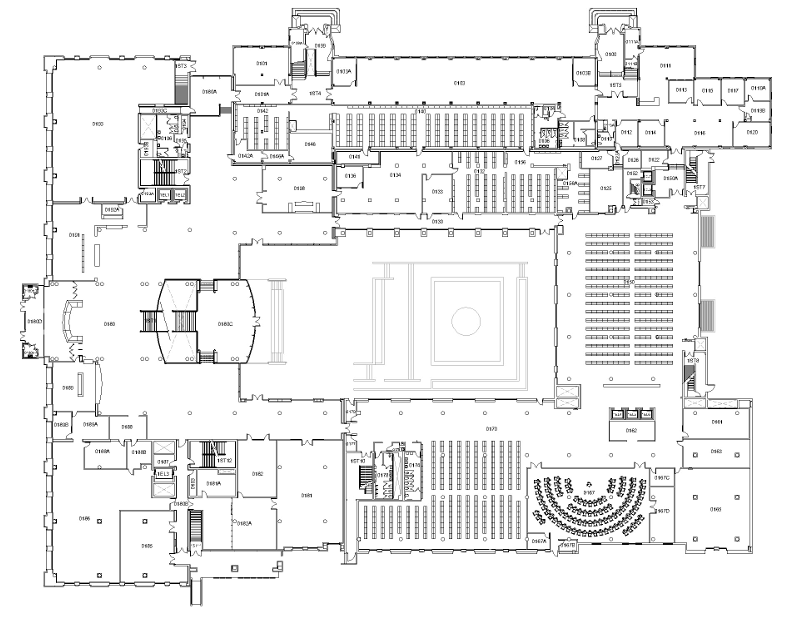
#> input picture code/Floor Plans/Maybe_Delete/Simple Lib.png, 793 x 617 px
$ python merge.py
#> lines starting #> are read from the running program, lines starting #| are printed output that depends on the picture; after the words box and inside, x2 and y2 are one past the last pixel; in counts of white or black regions, pixels touching at a corner belong together
import cv2
import numpy as np
import random
from collections import deque

# Load the image
image = cv2.imread('Simple Lib.png')
#> image is the input picture: shape (617, 793, 3); min 0, max 255, mean 238.7

# Check if the image is loaded properly
if image is None:
    print("Failed to load the image. Check the file path.")
else:
    gray = cv2.cvtColor(image, cv2.COLOR_BGR2GRAY)
    blurred = cv2.GaussianBlur(gray, (5, 5), 0)
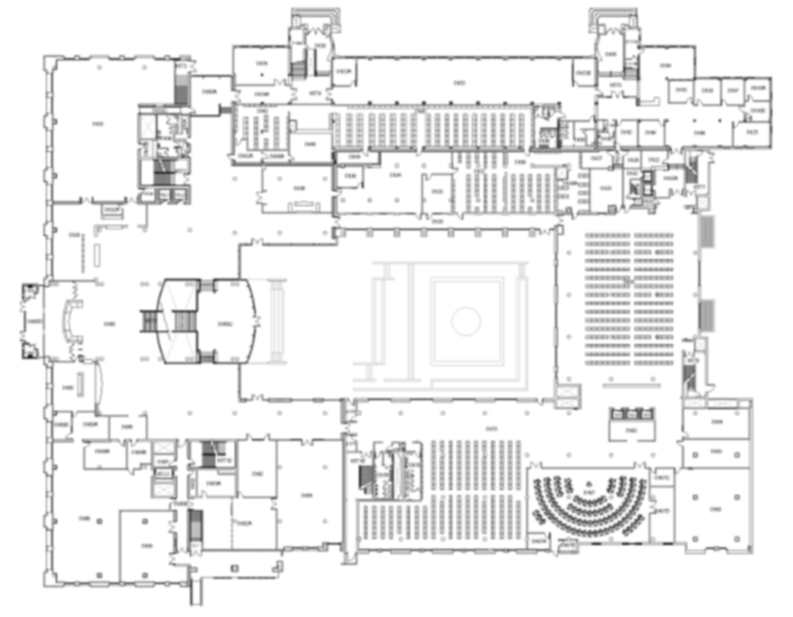
#> blurred: shape (617, 793); min 30, max 255, mean 238.7
    edges = cv2.Canny(blurred, 50, 150)
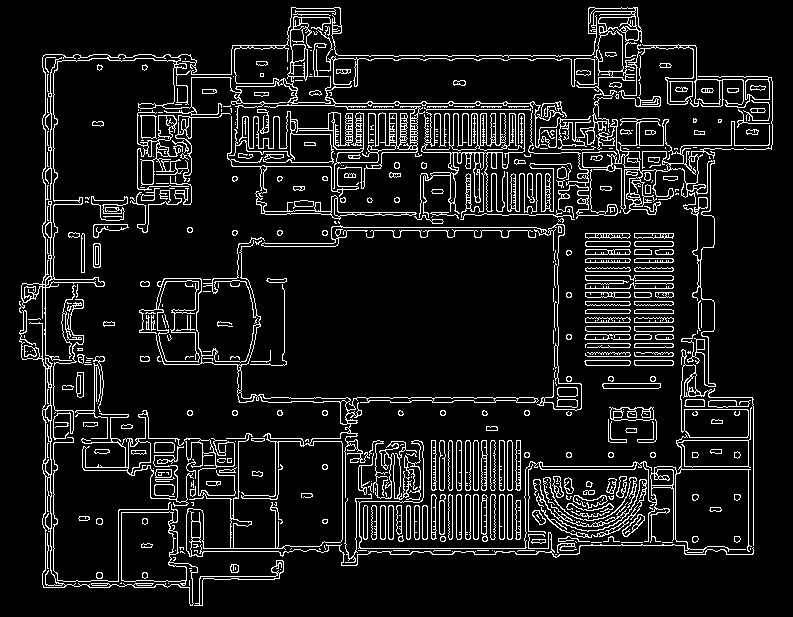
#> edges: shape (617, 793); 9.8% white in thin lines or dots

    # Initialize Line Segment Detector
    lsd = cv2.createLineSegmentDetector(0)

    # Detect lines in the image
    lines = lsd.detect(edges)[0]
#> lines = 1455 rows, first 6: [520.9, 488.1, 520.9, 440.6], [388.1, 113.1, 388.1, 143.1], [515.6, 208.1, 515.6, 174.4], [45.95, 353.1, 45.98, 289.4], [585.6, 254.7, 628.1, 254.6], [399.2, 113.1, 399.1, 144.4]

    # Create a binary matrix based on the detected lines
    matrix = np.zeros_like(gray)
    for line in lines:
        x1, y1, x2, y2 = map(int, line[0])
        cv2.line(matrix, (x1, y1), (x2, y2), 1, 2)
#> this loop made 1455 passes
#> (line, x1, y1, x2, y2) on passes 1 to 3: ([[520.9, 488.1, 520.9, 440.6]], 520, 488, 520, 440), ([[388.1, 113.1, 388.1, 143.1]], 388, 113, 388, 143), ([[515.6, 208.1, 515.6, 174.4]], 515, 208, 515, 174)
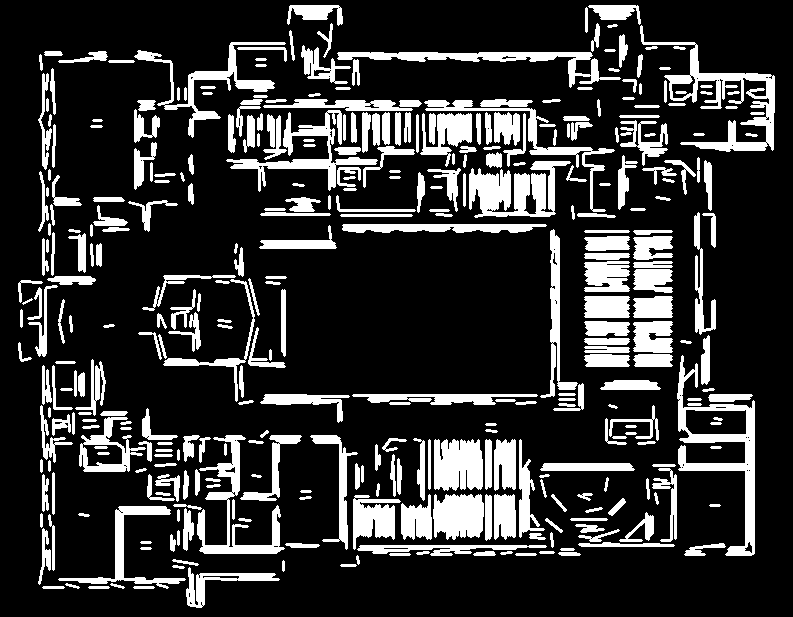
#> matrix: shape (617, 793); values 0 (black) and 1 (white), 20% white; 369 white regions, largest, box (x1, y1, x2, y2) and area: (677, 355, 755, 556) 3670, (640, 25, 775, 152) 3542, (469, 161, 571, 218) 3272

    # Function to place two random 1s far apart
    def place_random_ones(matrix):
        x1, y1 = random.randint(0, matrix.shape[0] - 1), random.randint(0, matrix.shape[1] - 1)
        while matrix[x1, y1] == 1:
            x1, y1 = random.randint(0, matrix.shape[0] - 1), random.randint(0, matrix.shape[1] - 1)
#> this loop made 0 passes
        matrix[x1, y1] = 1

        while True:
            x2, y2 = random.randint(0, matrix.shape[0] - 1), random.randint(0, matrix.shape[1] - 1)
            if np.linalg.norm(np.array([x1, y1]) - np.array([x2, y2])) > 15 and matrix[x2, y2] == 0:
                matrix[x2, y2] = 1
                break

        return (x1, y1), (x2, y2)

    # Place the 1s
    start, end = place_random_ones(matrix)
#> start = (394, 776); end = (265, 523)

    # Function to run BFS to connect the 1s and draw the path
    def bfs_connect(matrix, start, end):
#> called with start = (394, 776), end = (265, 523)
        directions = [(-1, 0), (1, 0), (0, -1), (0, 1)]  # Up, down, left, right
        queue = deque([(start, [start])])
        visited = set()

        while queue:
            (current, path) = queue.popleft()
#> current = (394, 776); path = [(394, 776)]
            if current == end:
                for k in range(len(path) - 1):
                    cv2.line(image, (path[k][1], path[k][0]), (path[k + 1][1], path[k + 1][0]), (255, 0, 0), 2)
                cv2.imshow('Detected Lines with BFS Path', image)
                cv2.waitKey(50)  # Visualize each step
                break
            if current not in visited:
                visited.add(current)
                for d in directions:
                    next_node = (current[0] + d[0], current[1] + d[1])
                    if 0 <= next_node[0] < matrix.shape[0] and 0 <= next_node[1] < matrix.shape[1]:
                        if matrix[next_node[0], next_node[1]] == 0 or next_node == end:
                            if next_node not in visited:
                                queue.append((next_node, path + [next_node]))
#> this loop made 4 passes
#> next_node on passes 1 to 4: (393, 776), (395, 776), (394, 775), (394, 777)

    # Run BFS to connect the 1s
    bfs_connect(matrix, start, end)

    cv2.imshow('Final Path', image)
    cv2.waitKey(0)
    cv2.destroyAllWindows()

$ run again, with code/Floor Plans/Maybe_Delete/GeidtHallResized.png copied over code/Floor Plans/Maybe_Delete/Simple Lib.png
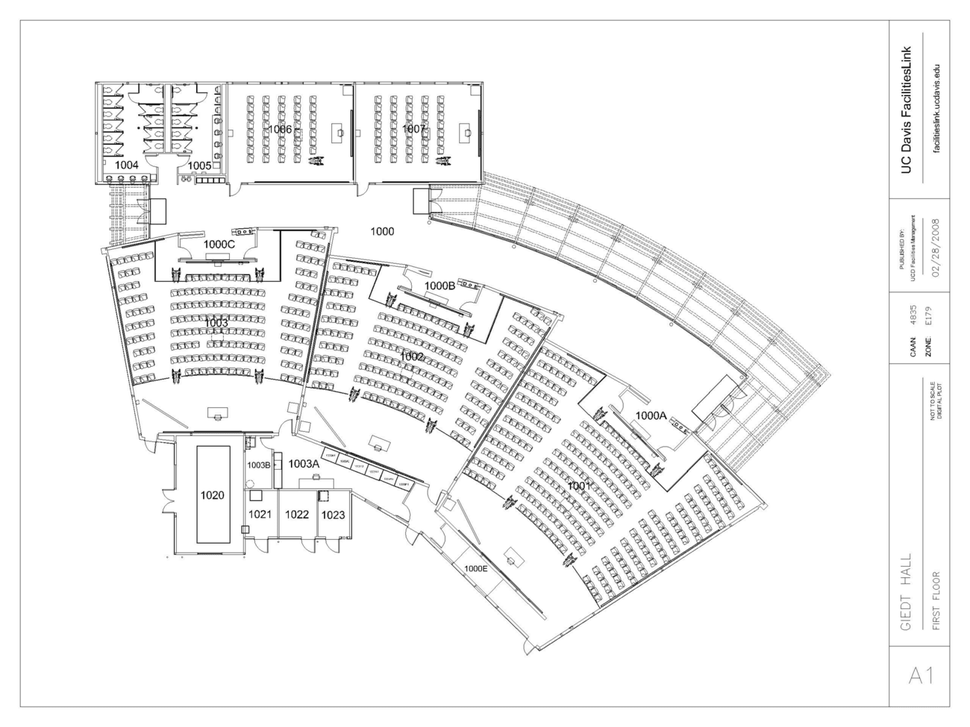
#> input picture code/Floor Plans/Maybe_Delete/GeidtHallResized.png, 970 x 727 px, shrunk from 1300 x 975 before the run
#> image is the input picture: shape (727, 970, 3); min 0, max 255, mean 243.8
#> `edges = cv2.Canny(blurred, 50, 150)`:
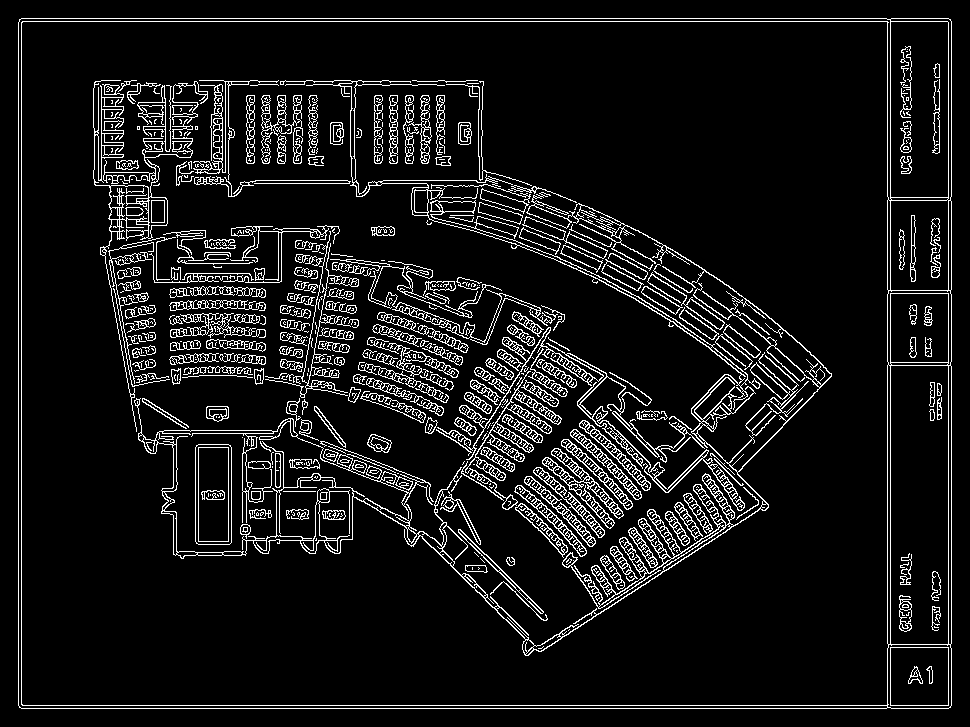
#> edges: shape (727, 970); 8.7% white in thin lines or dots
#> lines = 1164 rows, first 6: [219.4, 294, 233.3, 295.3], [91.84, 81.88, 92.71, 183.1], [231.9, 236, 250.6, 235.8], [939.7, 118.1, 939.9, 64.37], [240.6, 185.5, 251.9, 186.1], [323.1, 518.9, 341.9, 520.1]
#> the loop `for line in lines:` made 1164 passes
#> (line, x1, y1, x2, y2) on passes 1 to 3: ([[219.4, 294, 233.3, 295.3]], 219, 294, 233, 295), ([[91.84, 81.88, 92.71, 183.1]], 91, 81, 92, 183), ([[231.9, 236, 250.6, 235.8]], 231, 236, 250, 235)
#> after the loop `for line in lines:`:
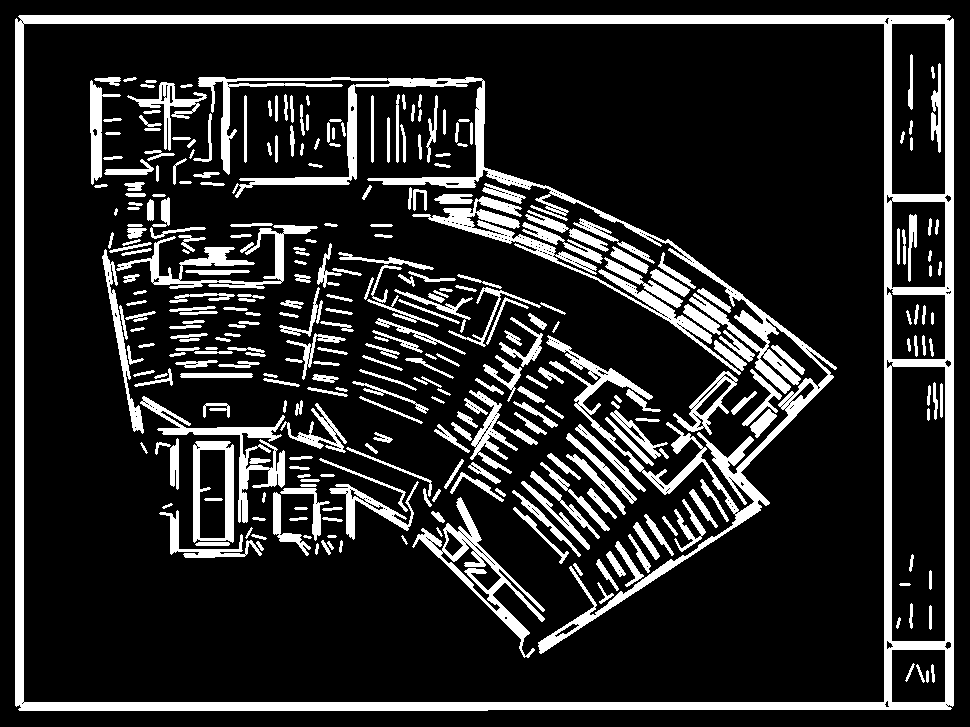
#> matrix: shape (727, 970); values 0 (black) and 1 (white), 17.1% white; 337 white regions, largest, box (x1, y1, x2, y2) and area: (15, 15, 954, 711) 35506, (198, 77, 837, 654) 18156, (412, 196, 741, 375) 4430
#> the loop in place_random_ones, `while matrix[x1, y1] == 1:` made 1 pass
#> (x1, y1) on pass 1: (430, 41)
#> start = (430, 41); end = (265, 523)
#> current = (430, 41); path = [(430, 41)]
#> the loop in bfs_connect, `for d in directions:` made 4 passes
#> next_node on passes 1 to 4: (429, 41), (431, 41), (430, 40), (430, 42)

$ run again, with code/Floor Plans/Maybe_Delete/Lib (1st).png copied over code/Floor Plans/Maybe_Delete/Simple Lib.png
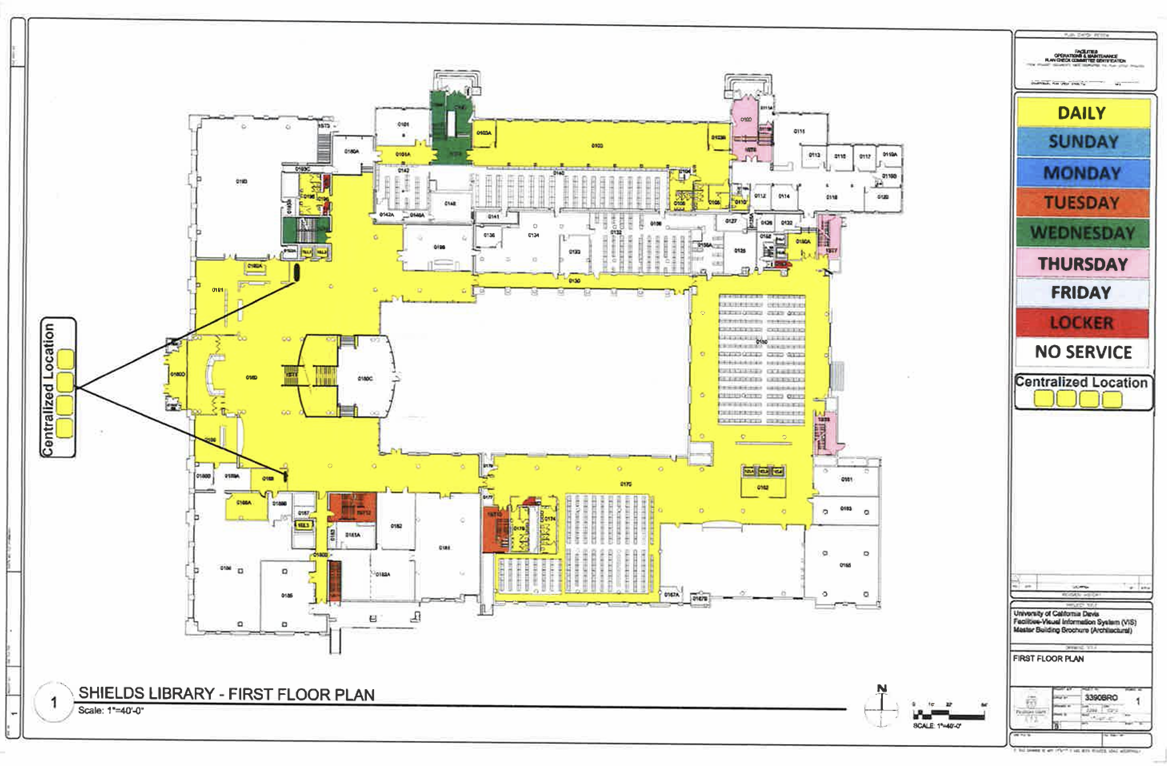
#> input picture code/Floor Plans/Maybe_Delete/Lib (1st).png, 1167 x 766 px
#> image is the input picture: shape (766, 1167, 3); mean B, G, R 217, 236.2, 236.9
#> `edges = cv2.Canny(blurred, 50, 150)`:
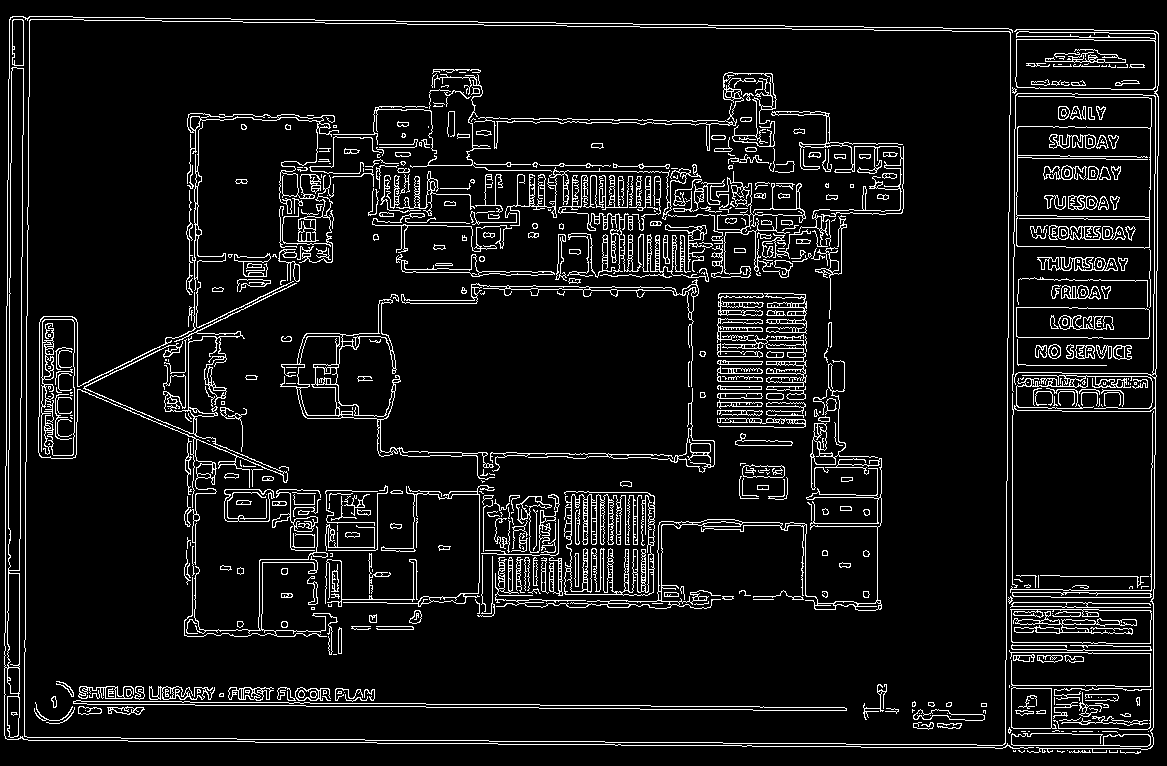
#> edges: shape (766, 1167); 7.9% white in thin lines or dots
#> lines = 1617 rows, first 6: [555.9, 216.8, 556.4, 176.9], [679.1, 235.6, 679, 270.6], [419.7, 206.9, 419.8, 176.9], [527.8, 174.4, 527.8, 204.4], [533.7, 203.2, 535, 175.6], [194.2, 225.6, 194, 238.1]
#> the loop `for line in lines:` made 1617 passes
#> (line, x1, y1, x2, y2) on passes 1 to 3: ([[555.9, 216.8, 556.4, 176.9]], 555, 216, 556, 176), ([[679.1, 235.6, 679, 270.6]], 679, 235, 679, 270), ([[419.7, 206.9, 419.8, 176.9]], 419, 206, 419, 176)
#> after the loop `for line in lines:`:
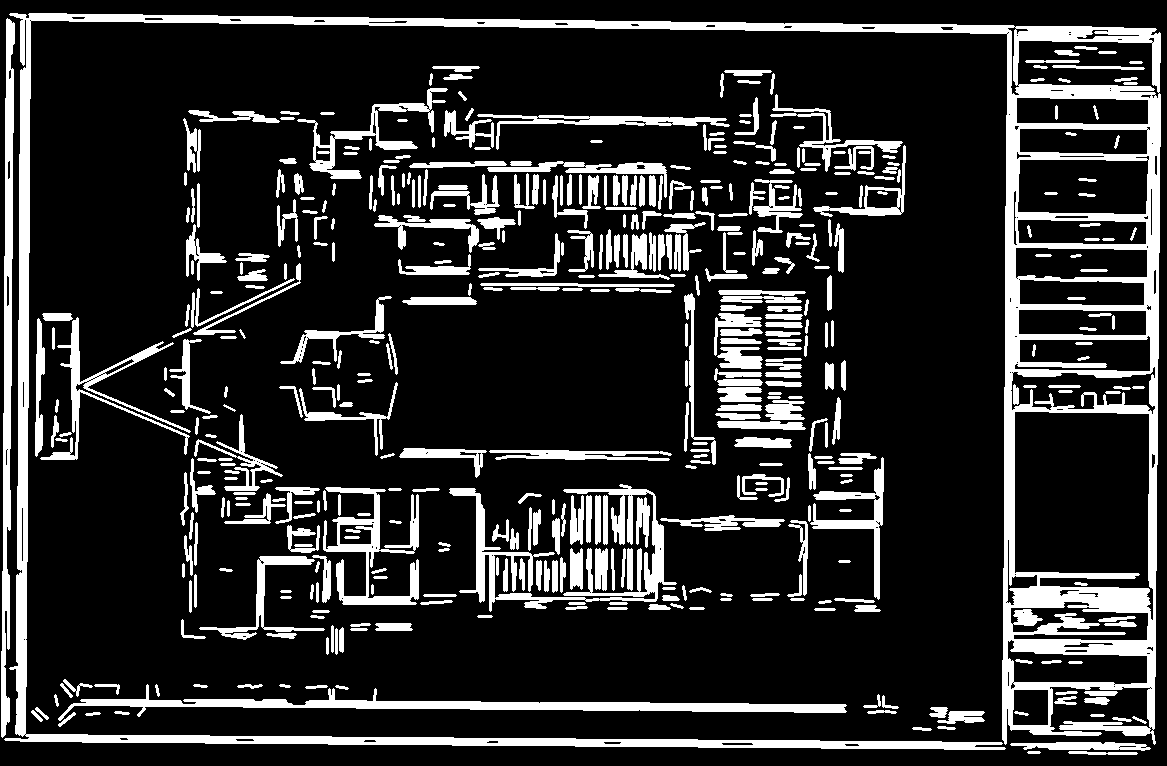
#> matrix: shape (766, 1167); values 0 (black) and 1 (white), 17.7% white; 486 white regions, largest, box (x1, y1, x2, y2) and area: (4, 13, 1161, 750) 57661, (58, 684, 847, 721) 6414, (449, 484, 677, 612) 5765
#> start = (394, 861); end = (41, 530)
#> current = (394, 861); path = [(394, 861)]
#> the loop in bfs_connect, `for d in directions:` made 4 passes
#> next_node on passes 1 to 4: (393, 861), (395, 861), (394, 860), (394, 862)
